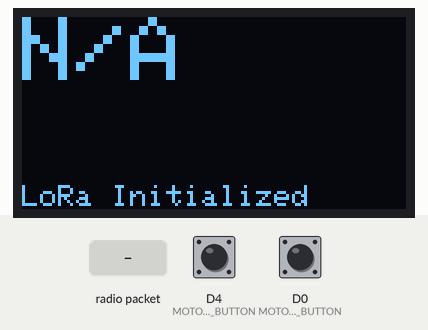
Recording of a program running on a simulated ESP8266 (NodeMCU). Shown: 128×64 one-colour display. The test bench sets the inputs (shaded band); at power-on: D4 (MOTOR_ON_BUTTON) HIGH, D0 (MOTOR_OFF_BUTTON) HIGH. No radio packets arrive unless stated; what the program prints to the serial monitor is not drawn.

Above: at 2.3 s.
2.4 s: radio packet "1" arrives
At 4.1 s:
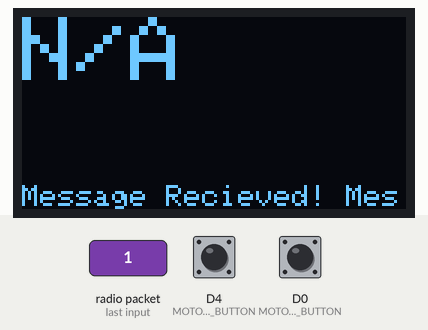
4.6 s: D4 (MOTOR_ON_BUTTON) pulled LOW for 3.2 s
At 7.7 s:
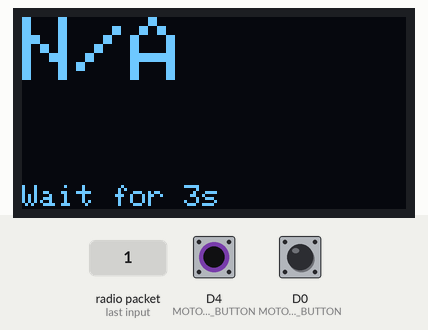
9.3 s: D0 (MOTOR_OFF_BUTTON) pulled LOW for 0.15 s
At 10.6 s:
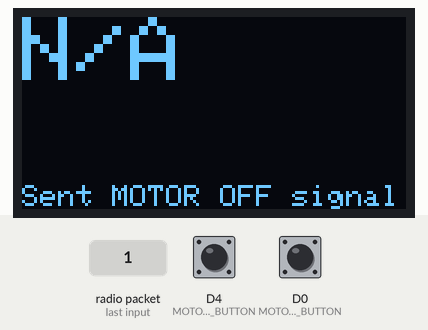
10.9 s: D4 (MOTOR_ON_BUTTON) pulled LOW for 0.15 s
At 12.3 s:
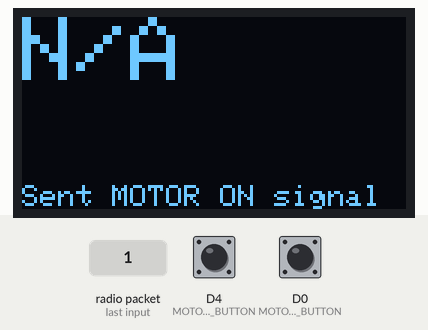
Timing chart, 0 to 13.5 s (numbered marks = the images above; inputs shaded):
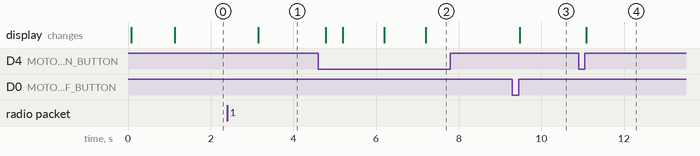

The program:

main.cpp
```cpp
// GPIO
#define MOTOR_ON_BUTTON D4
#define MOTOR_OFF_BUTTON D0

#define TRANSMITTER_ON_MESSAGE "TURNON"
#define TRANSMITTER_OFF_MESSAGE "TURNOFF"
#define TRANSMITTER_GET_STATUS_MESSAGE "GETSTATUS"

#define RECIEVER_ON_RESPONSE "TURNEDON"
#define RECIEVER_OFF_RESPONSE "TURNEDOFF"
#define RECIEVER_LOCKED_RESPONSE "LOCKED"
#define RECIEVER_WAIT_RESPONSE "WAIT"

#define MOTOR_ON_COUNT_BEFORE_LOCK 5
#define MOTOR_ACTION_TIMEOUT 1000
#define MESSAGE_CHECK_INTREVAL 1000
#define MOTOR_MINIMUM_ACTION_TIME 3E4

#include <Arduino.h>
#include <SPI.h>
#include <Wire.h>
#include <Adafruit_GFX.h>
#include <Adafruit_SSD1306.h>
#include <LoRa.h>

#define SCREEN_WIDTH 128 // OLED display width, in pixels
#define SCREEN_HEIGHT 64 // OLED display height, in pixels
// Declaration for an SSD1306 display connected to I2C (SDA, SCL pins)
#define OLED_RESET -1       // Reset pin # (or -1 if sharing Arduino reset pin)
#define SCREEN_ADDRESS 0x3C ///< See datasheet for Address; 0x3D for 128x64, 0x3C for 128x32

#define LORA_NSS D8
#define LORA_RESET -1
#define LORA_DIO0 D3

#define DEBUG 1

#if DEBUG
#define P(x) Serial.print(x)
#define PLN(x) Serial.println(x)
#define PT(x)               \
    Serial.print(millis()); \
    Serial.print(F(": "));  \
    Serial.println(x)
#else
#define P(x)
#define PLN(x)
#define PT(x)
#endif

Adafruit_SSD1306 display(SCREEN_WIDTH, SCREEN_HEIGHT, &Wire, OLED_RESET);

bool motorStatus = false;
bool lockStatus = false;

String message = "";
uint8_t motorOnCount = 0;

void onReceive(int packetSize)
{
    // received a packet
    P("Received packet '");

    // read packet
    for (int i = 0; i < packetSize; i++)
    {
        message += (char)LoRa.read();
    }

    // print RSSI of packet
    P("' with RSSI ");
    PLN(LoRa.packetRssi());
}

void sendLoRaMessage(const String &msg)
{
    LoRa.beginPacket();
    LoRa.print(msg);
    LoRa.endPacket();
}

void printBottomMessageOnDisplay(const String &msg)
{
    display.setTextSize(1);
    display.setTextColor(WHITE);
    display.fillRect(0, 56, 128, 8, BLACK);
    display.setCursor(0, 56);
    display.println(msg);
    display.display();
}

void printStatusOnDisplay(const String &msg)
{
    display.setTextSize(3);
    display.setTextColor(WHITE);
    display.fillRect(0, 0, 128, 24, BLACK);
    display.setCursor(0, 0);
    display.println(msg);
    display.display();
}

void setup()
{
    pinMode(MOTOR_ON_BUTTON, INPUT_PULLUP);
    pinMode(MOTOR_OFF_BUTTON, INPUT_PULLUP);
#if DEBUG
    Serial.begin(9600);
#endif
    // SSD1306_SWITCHCAPVCC = generate display voltage from 3.3V internally
    if (!display.begin(SSD1306_SWITCHCAPVCC, SCREEN_ADDRESS))
    {
        P(F("SSD1306 allocation failed"));
        // Don't proceed, loop forever
        while (1)
        {
            delay(100);
        }
    }
    // Clear the buffer
    display.clearDisplay();
    printStatusOnDisplay("N/A");
    printBottomMessageOnDisplay("Initializing LoRa");
    delay(1000);

    LoRa.setPins(LORA_NSS, LORA_RESET, LORA_DIO0);
    if (!LoRa.begin(433E6))
    {
        printBottomMessageOnDisplay("Starting LoRa failed!");
        while (1)
            delay(100);
    }

    // set the sync word, which must be the same for the transmitter and receiver
    LoRa.setSyncWord(0xF3);
    printBottomMessageOnDisplay("LoRa Initialized");
    // register the receive callback
    LoRa.onReceive(onReceive);
    // put the radio into receive mode
    P("LoRa Initialized");
    LoRa.receive();
}

u_int32_t lastMessageTime;
u_int32_t lastSendTime = 0;
u_int32_t interval = 200;
u_int32_t lastInputReadTime = 0;
u_int32_t lastRecieveUpdateTime = 0;

void loop()
{
    if (millis() - lastInputReadTime > 200)
    {
        lastInputReadTime = millis();
        if (digitalRead(MOTOR_ON_BUTTON) == LOW)
        {
            if (millis() - lastMessageTime > 10000)
            {
                sendLoRaMessage(TRANSMITTER_ON_MESSAGE);
                lastMessageTime = millis();
                printBottomMessageOnDisplay("Sent MOTOR ON signal");
            }
            else
            {
                printBottomMessageOnDisplay("Wait for " + String(10 - (millis() - lastMessageTime) / 1000) + "s");
            }
        }
        else if (digitalRead(MOTOR_OFF_BUTTON) == LOW)
        {
            sendLoRaMessage(TRANSMITTER_OFF_MESSAGE);
            printBottomMessageOnDisplay("Sent MOTOR OFF signal");
        }
        LoRa.receive();
    }

    if (millis() - lastRecieveUpdateTime > 1000)

    {

        lastRecieveUpdateTime = millis();
        if (message != "")
            printBottomMessageOnDisplay("Message Recieved! Message=" + message);

        if (message == RECIEVER_LOCKED_RESPONSE)
        {
            printStatusOnDisplay("LOCK");
        }
        else if (message == RECIEVER_ON_RESPONSE)
        {
            printStatusOnDisplay("ON");
        }
        else if (message == RECIEVER_OFF_RESPONSE)
        {
            printStatusOnDisplay("OFF");
        }
        else if (message == RECIEVER_WAIT_RESPONSE)
        {
            printBottomMessageOnDisplay("Wait few seconds");
        }
        message = "";
        LoRa.receive();
    }
}
```

Measured:
- after the input at 2.4 s, the display: changes after 0.75 s (image 1)
- after the input at 4.6 s, the display: first changes after 0.19 s (image 2 shows a later state)
- after the input at 9.3 s, the display: changes after 0.17 s (image 3)
- after the input at 10.9 s, the display: changes after 0.18 s (image 4)
